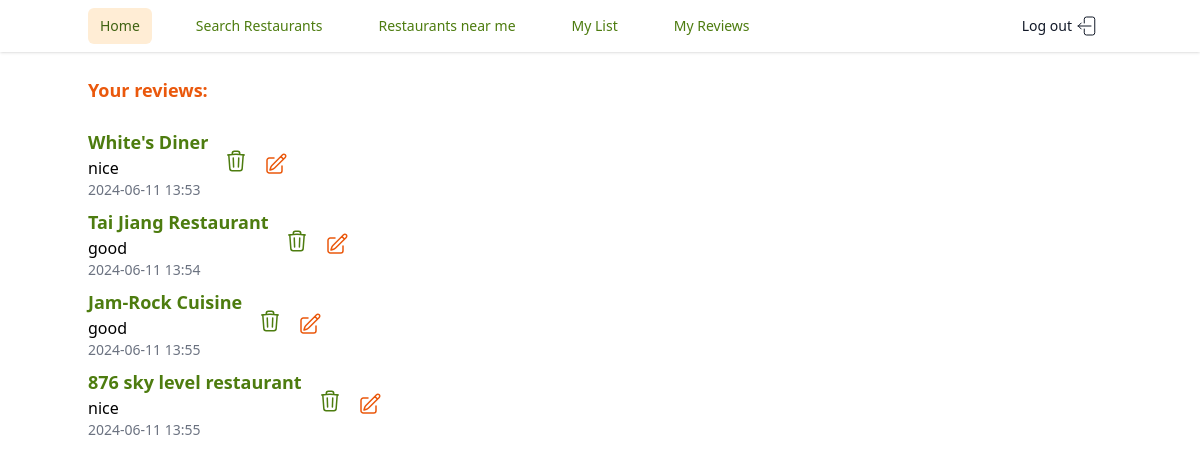
The page /my_reviews/4 (signed in) on the database its author committed.
### models.py (models this page shows)
class Review(db.Model):
    __tablename__ = 'reviews'
    id = db.Column(
        db.Integer,
        primary_key=True
    )
    user_id = db.Column(
        db.Integer,
        db.ForeignKey('users.id', ondelete='cascade'),
        nullable = False
    )
    restaurant_id = db.Column(
        db.Integer,
        db.ForeignKey('restaurants.id', ondelete='cascade')
    )
    content = db.Column(
        db.Text,
        nullable = False
    )
    timestamp = db.Column(
        MyDateTime,
        nullable=False,
        default=datetime.now,
    )

class Restaurant(db.Model):
    __tablename__ = 'restaurants'
    id = db.Column(
        db.Integer,
        primary_key=True
    )
    name = db.Column(
        db.Text,
        nullable=False,
    )
    address = db.Column(
        db.Text,
    )
    photos = db.Column(
        db.Text,
    )
    reviews = db.relationship('Review', backref= 'restaurant')
    __table_args__ = (db.UniqueConstraint('name', 'address', name='_name_address_uc'),)

### app.py (the view)
@app.route('/my_reviews/<int:user_id>')
def show_my_reviews(user_id):
    user = User.query.get_or_404(user_id)
    reviews = Review.query.filter_by(user_id=g.user.id).all()
    review_form = ReviewForm()
    return render_template('page_my_reviews.html', user = user, reviews = reviews, review_form = review_form)

### app.py (called while the page is built)
@app.before_request
def add_user_to_g():
    if CURR_USER_KEY in session:
        g.user = User.query.get(session[CURR_USER_KEY])
    else:
        g.user = None

@app.after_request
def add_header(req):
    req.headers["Cache-Control"] = "no-cache, no-store, must-revalidate"
    req.headers["Pragma"] = "no-cache"
    req.headers["Expires"] = "0"
    req.headers['Cache-Control'] = 'public, max-age=0'
    return req

### templates/page_my_reviews.html (shortened to what this page needs)
{% extends 'base.html' %} {% block content %}
        {% if reviews %}
        <div class="reviews mt-2 max-w-5xl mx-auto">
          <h4 class="text-lg my-6 font-semibold text-orange-600">Your reviews:</h4>
          {% for review in reviews %}
          <div class="review mb-2 flex space-x-4 items-center">
            <div class="review-name-content">
                <p class="text-lg text-lime-700 font-semibold">{{ review.restaurant.name }}</p>
              <p class="review-content">{{ review.content }}</p>
            <p class="review-timestamp text-sm text-gray-500">{{ review.timestamp.strftime('%Y-%m-%d %H:%M') }}</p>
            </div>
 <form action="{{ url_for('delete_review', review_id=review.id) }}" method="POST">
 <button type="submit" class="bg-transparent border-0">
 </button>
</form>
<button type="button" id="edit-review-btn-{{ review.id }}" class="bg-transparent border-0">
</button>
          </div>
          {% endfor %}
        </div>
        {% else %}
        <p class="no-reviews text-sm text-gray-500">No reviews yet.</p>
        {% endif %}
        {% endblock %}

### rows shown on the page
Review: restaurant.name "White's Diner", content "nice", timestamp "2024-06-11 13:53"
Review: restaurant.name "Tai Jiang Restaurant", content "good", timestamp "2024-06-11 13:54"
Review: restaurant.name "Jam-Rock Cuisine", content "good", timestamp "2024-06-11 13:55"
Review: restaurant.name "876 sky level restaurant", content "nice", timestamp "2024-06-11 13:55"
